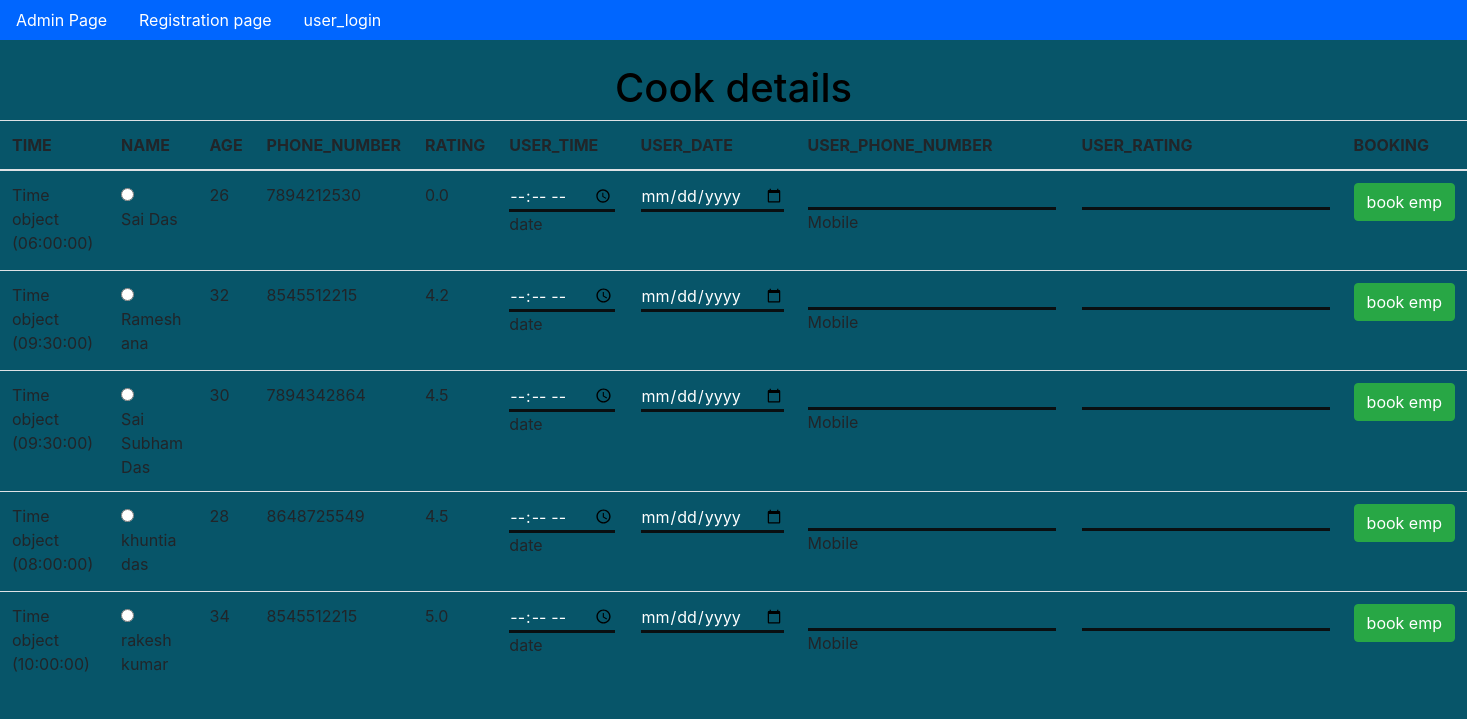
Page /cook/ on the committed database.
### app2/models.py (models this page shows, shortened)
class Maid_deatails(models.Model):
    time=models.ForeignKey(Time,on_delete=models.CASCADE)
    name=models.CharField(primary_key=100,max_length=100)
    age=models.IntegerField()
    phone_number=models.CharField(max_length=10)
    rating=models.FloatField(default=0)
    Date=models.DateField()

class Time(models.Model):
    time=models.TimeField(primary_key=True)

### app2/views.py (the view)
# urls.py: path('cook/',cook,name='cook'),
def cook(request):
    data1=Time.objects.all()
    data2=Maid_deatails.objects.filter()
    d={'data1':data1,'data2':data2}
    return render(request,'cook.html',d)

### templates/cook.html (shortened to what this page needs)
{% extends 'dummy2.html' %}
{% block body_block %}
<br>
<center style="top: 30px;">
    <h1 style="color: black;">Cook details</h1>
    <table class="table">
        <thead>
          <tr>
            <th scope="col">TIME</th>
            <th scope="col">NAME</th>
            <th scope="col">AGE</th>
            <th scope="col">PHONE_NUMBER</th>
            <th scope="col">RATING</th>
            <th scope="col">USER_TIME</th>
            <th scope="col">USER_DATE</th>
            <th scope="col">USER_PHONE_NUMBER</th>
            <th scope="col">USER_RATING</th>
            <th scope="col">BOOKING</th>
          </tr>
            {% for i in data2 %}
            <tr style="height: 100px;">
                <form method='POST' action="{% url 'booking' %}"nctype="multipart/form-data">
                <td>{{ i.time }}</td>
                <td><input type="radio" value="{{i.name}}" name="maid"><br>{{ i.name }}</td>
                <td>{{ i.age }}</td>
                <td>{{ i.phone_number}}</td>
                <td>{{ i.rating}}</td>
                <td><input type="time" name="time" id="time">date</td>
                <td><input type="date" name="date" id="date"></td>
                <td><input type="text" name="mobile" id="mobile">Mobile</td>
                <td><input type="int" name="rating" id="rating"></td>
                <td><input type="submit" value="book emp"class="btn btn-success"></td>
            </form>
            </tr>
            {% endfor %}
        </Thead>
      </table>
</center>
{% endblock %}

### templates/dummy2.html (style rules this page uses)
input { background: transparent; color: #fff; border: none; border-bottom:3px solid #0a0f11; }
* { margin: 0; padding: 0; box-sizing: border-box; }
body { height:615px; background: #075569; }

### rows in the picture
Maid_deatails: time "Time object (06:00:00)", name "Sai Das", age "26", phone_number "7894212530", rating "0.0"
Maid_deatails: time "Time object (09:30:00)", name "Ramesh ana", age "32", phone_number "8545512215", rating "4.2"
Maid_deatails: time "Time object (09:30:00)", name "Sai Subham Das", age "30", phone_number "7894342864", rating "4.5"
Maid_deatails: time "Time object (08:00:00)", name "khuntia das", age "28", phone_number "8648725549", rating "4.5"
Maid_deatails: time "Time object (10:00:00)", name "rakesh kumar", age "34", phone_number "8545512215", rating "5.0"
